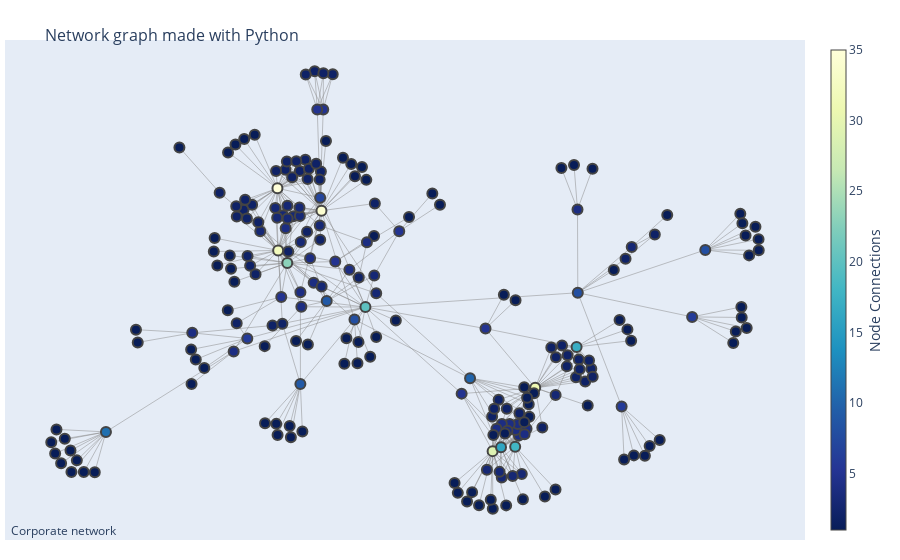

Here is the notebook cell this chart was saved with:
### Code cell
ch_api.visualise_network(G)

### Figure 1 — Plotly figure (JSON) as saved in the notebook; plotly's stock layout.template omitted (floating-point values rounded to 4 significant figures; data arrays with more than 128 entries replaced by an {"elided": "..."} marker saying what was removed)
{"data": [{"hoverinfo": "none", "line": {"color": "#888", "width": 0.5}, "mode": "lines", "type": "scatter", "x": {"elided": "1092 float values"}, "y": {"elided": "1092 float values"}}, {"hoverinfo": "text", "marker": {"color": {"elided": "224 int values"}, "colorbar": {"thickness": 15, "title": {"side": "right", "text": "Node Connections"}, "xanchor": "left"}, "colorscale": [[0, "rgb(255,255,217)"], [0.125, "rgb(237,248,177)"], [0.25, "rgb(199,233,180)"], [0.375, "rgb(127,205,187)"], [0.5, "rgb(65,182,196)"], [0.625, "rgb(29,145,192)"], [0.75, "rgb(34,94,168)"], [0.875, "rgb(37,52,148)"], [1, "rgb(8,29,88)"]], "line": {"width": 2}, "reversescale": true, "showscale": true, "size": 10}, "mode": "markers", "text": {"elided": "224 str values"}, "type": "scatter", "x": {"elided": "224 float values"}, "y": {"elided": "224 float values"}}], "layout": {"annotations": [{"showarrow": false, "text": "Corporate network", "x": 0.005, "xref": "paper", "y": -0.002, "yref": "paper"}], "hovermode": "closest", "margin": {"b": 20, "l": 5, "r": 5, "t": 40}, "showlegend": false, "title": {"font": {"size": 16}, "text": "<br>Network graph made with Python"}, "xaxis": {"showgrid": false, "showticklabels": false, "zeroline": false}, "yaxis": {"showgrid": false, "showticklabels": false, "zeroline": false}}}
